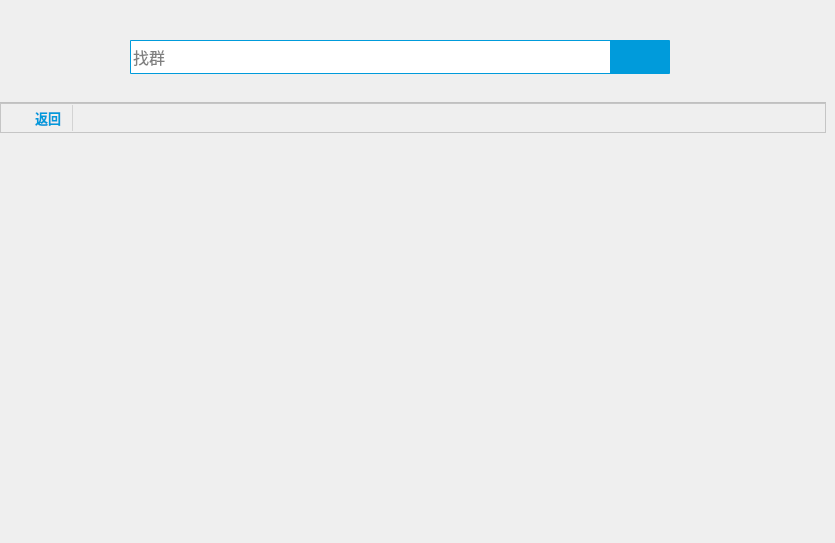
      <widget class="QWidget" name="findGroup_">
       <widget class="QLineEdit" name="lineEdit">
        <property name="geometry">
         <rect>
          <x>130</x>
          <y>40</y>
          <width>490</width>
          <height>34</height>
         </rect>
        </property>
        <property name="font">
         <font>
          <family>Adobe 黑体 Std R</family>
          <pointsize>12</pointsize>
         </font>
        </property>
        <property name="styleSheet">
         <string notr="true">QLineEdit{
border:1px solid rgb(0,155,219);
border-radius:1px
}</string>
        </property>
        <property name="placeholderText">
         <string>找群</string>
        </property>
       </widget>
       <widget class="QPushButton" name="pushButton">
        <property name="geometry">
         <rect>
          <x>610</x>
          <y>40</y>
          <width>60</width>
          <height>34</height>
         </rect>
        </property>
        <property name="cursor">
         <cursorShape>PointingHandCursor</cursorShape>
        </property>
        <property name="styleSheet">
         <string notr="true">QPushButton{
background-color:rgb(0, 155,219);
border:1px solid rgb(0, 155,219);
border-radius:1px;
image:url(:/images/searchImg.png)
}
QPushButton:hover:pressed {
      background-color:rgb(1, 108, 153)
  }
QPushButton:hover{
background-color:rgb(0, 139, 197)
}</string>
        </property>
        <property name="text">
         <string/>
        </property>
       </widget>
       <widget class="QLabel" name="label">
        <property name="geometry">
         <rect>
          <x>0</x>
          <y>102</y>
          <width>826</width>
          <height>1</height>
         </rect>
        </property>
        <property name="styleSheet">
         <string notr="true">QLabel{
border:1px solid rgb(192, 192, 192)
}</string>
        </property>
        <property name="text">
         <string/>
        </property>
       </widget>
       <widget class="QStackedWidget" name="stackedWidget">
        <property name="geometry">
         <rect>
          <x>0</x>
          <y>103</y>
          <width>826</width>
          <height>431</height>
         </rect>
        </property>
        <property name="autoFillBackground">
         <bool>false</bool>
        </property>
        <property name="currentIndex">
         <number>1</number>
        </property>
        <widget class="QWidget" name="page1"/>
        <widget class="QWidget" name="page2">
         <widget class="QFrame" name="frame3">
          <property name="geometry">
           <rect>
            <x>0</x>
            <y>0</y>
            <width>826</width>
            <height>30</height>
           </rect>
          </property>
          <property name="palette">
           <palette>
            <active>
             <colorrole role="Button">
              <brush brushstyle="SolidPattern">
               <color alpha="255">
                <red>255</red>
                <green>255</green>
                <blue>255</blue>
               </color>
              </brush>
             </colorrole>
             <colorrole role="Base">
              <brush brushstyle="SolidPattern">
               <color alpha="255">
                <red>255</red>
                <green>255</green>
                <blue>255</blue>
               </color>
              </brush>
             </colorrole>
             <colorrole role="Window">
              <brush brushstyle="SolidPattern">
               <color alpha="255">
                <red>255</red>
                <green>255</green>
                <blue>255</blue>
               </color>
              </brush>
             </colorrole>
            </active>
            <inactive>
             <colorrole role="Button">
              <brush brushstyle="SolidPattern">
               <color alpha="255">
                <red>255</red>
                <green>255</green>
                <blue>255</blue>
               </color>
              </brush>
             </colorrole>
             <colorrole role="Base">
              <brush brushstyle="SolidPattern">
               <color alpha="255">
                <red>255</red>
                <green>255</green>
                <blue>255</blue>
               </color>
              </brush>
             </colorrole>
             <colorrole role="Window">
              <brush brushstyle="SolidPattern">
               <color alpha="255">
                <red>255</red>
                <green>255</green>
                <blue>255</blue>
               </color>
              </brush>
             </colorrole>
            </inactive>
            <disabled>
             <colorrole role="Button">
              <brush brushstyle="SolidPattern">
               <color alpha="255">
                <red>255</red>
                <green>255</green>
                <blue>255</blue>
               </color>
              </brush>
             </colorrole>
             <colorrole role="Base">
              <brush brushstyle="SolidPattern">
               <color alpha="255">
                <red>255</red>
                <green>255</green>
                <blue>255</blue>
               </color>
              </brush>
             </colorrole>
             <colorrole role="Window">
              <brush brushstyle="SolidPattern">
               <color alpha="255">
                <red>255</red>
                <green>255</green>
                <blue>255</blue>
               </color>
              </brush>
             </colorrole>
            </disabled>
           </palette>
          </property>
          <property name="autoFillBackground">
           <bool>false</bool>
          </property>
          <property name="styleSheet">
           <string notr="true"/>
          </property>
          <property name="frameShape">
           <enum>QFrame::StyledPanel</enum>
          </property>
          <property name="frameShadow">
           <enum>QFrame::Raised</enum>
          </property>
          <widget class="QLabel" name="arrowForReturnLabel2">
           <property name="geometry">
            <rect>
             <x>15</x>
             <y>0</y>
             <width>20</width>
             <height>30</height>
            </rect>
           </property>
           <property name="cursor">
            <cursorShape>PointingHandCursor</cursorShape>
           </property>
           <property name="styleSheet">
            <string notr="true">QLabel{
image:url(:/images/arrowForReturn.png)
}</string>
           </property>
           <property name="text">
            <string/>
           </property>
          </widget>
          <widget class="QLabel" name="label5">
           <property name="geometry">
            <rect>
             <x>72</x>
             <y>2</y>
             <width>1</width>
             <height>26</height>
            </rect>
           </property>
           <property name="styleSheet">
            <string notr="true">QLabel{
border:1px solid lightgray
}</string>
           </property>
           <property name="text">
            <string/>
           </property>
          </widget>
          <widget class="QLabel" name="findGroupInfLabel2">
           <property name="geometry">
            <rect>
             <x>83</x>
             <y>0</y>
             <width>371</width>
             <height>30</height>
            </rect>
           </property>
           <property name="palette">
            <palette>
             <active>
              <colorrole role="Button">
               <brush brushstyle="SolidPattern">
                <color alpha="255">
                 <red>255</red>
                 <green>255</green>
                 <blue>255</blue>
                </color>
               </brush>
              </colorrole>
              <colorrole role="Base">
               <brush brushstyle="SolidPattern">
                <color alpha="255">
                 <red>255</red>
                 <green>255</green>
                 <blue>255</blue>
                </color>
               </brush>
              </colorrole>
              <colorrole role="Window">
               <brush brushstyle="SolidPattern">
                <color alpha="255">
                 <red>255</red>
                 <green>255</green>
                 <blue>255</blue>
                </color>
               </brush>
              </colorrole>
             </active>
             <inactive>
              <colorrole role="Button">
               <brush brushstyle="SolidPattern">
                <color alpha="255">
                 <red>255</red>
                 <green>255</green>
                 <blue>255</blue>
                </color>
               </brush>
              </colorrole>
              <colorrole role="Base">
               <brush brushstyle="SolidPattern">
                <color alpha="255">
                 <red>255</red>
                 <green>255</green>
                 <blue>255</blue>
                </color>
               </brush>
              </colorrole>
              <colorrole role="Window">
               <brush brushstyle="SolidPattern">
                <color alpha="255">
                 <red>255</red>
                 <green>255</green>
                 <blue>255</blue>
                </color>
               </brush>
              </colorrole>
             </inactive>
             <disabled>
              <colorrole role="Button">
               <brush brushstyle="SolidPattern">
                <color alpha="255">
                 <red>255</red>
                 <green>255</green>
                 <blue>255</blue>
                </color>
               </brush>
              </colorrole>
              <colorrole role="Base">
               <brush brushstyle="SolidPattern">
                <color alpha="255">
                 <red>255</red>
                 <green>255</green>
                 <blue>255</blue>
                </color>
               </brush>
              </colorrole>
              <colorrole role="Window">
               <brush brushstyle="SolidPattern">
                <color alpha="255">
                 <red>255</red>
                 <green>255</green>
                 <blue>255</blue>
                </color>
               </brush>
              </colorrole>
             </disabled>
            </palette>
           </property>
           <property name="text">
            <string/>
           </property>
          </widget>
          <widget class="QLabel" name="label6">
           <property name="geometry">
            <rect>
             <x>35</x>
             <y>0</y>
             <width>30</width>
             <height>30</height>
            </rect>
           </property>
           <property name="palette">
            <palette>
             <active>
              <colorrole role="WindowText">
               <brush brushstyle="SolidPattern">
                <color alpha="255">
                 <red>0</red>
                 <green>155</green>
                 <blue>219</blue>
                </color>
               </brush>
              </colorrole>
              <colorrole role="Button">
               <brush brushstyle="SolidPattern">
                <color alpha="255">
                 <red>255</red>
                 <green>255</green>
                 <blue>255</blue>
                </color>
               </brush>
              </colorrole>
              <colorrole role="Base">
               <brush brushstyle="SolidPattern">
                <color alpha="255">
                 <red>255</red>
                 <green>255</green>
                 <blue>255</blue>
                </color>
               </brush>
              </colorrole>
              <colorrole role="Window">
               <brush brushstyle="SolidPattern">
                <color alpha="255">
                 <red>255</red>
                 <green>255</green>
                 <blue>255</blue>
                </color>
               </brush>
              </colorrole>
             </active>
             <inactive>
              <colorrole role="WindowText">
               <brush brushstyle="SolidPattern">
                <color alpha="255">
                 <red>0</red>
                 <green>155</green>
                 <blue>219</blue>
                </color>
               </brush>
              </colorrole>
              <colorrole role="Button">
               <brush brushstyle="SolidPattern">
                <color alpha="255">
                 <red>255</red>
                 <green>255</green>
                 <blue>255</blue>
                </color>
               </brush>
              </colorrole>
              <colorrole role="Base">
               <brush brushstyle="SolidPattern">
                <color alpha="255">
                 <red>255</red>
                 <green>255</green>
                 <blue>255</blue>
                </color>
               </brush>
              </colorrole>
              <colorrole role="Window">
               <brush brushstyle="SolidPattern">
                <color alpha="255">
                 <red>255</red>
                 <green>255</green>
                 <blue>255</blue>
                </color>
               </brush>
              </colorrole>
             </inactive>
             <disabled>
              <colorrole role="WindowText">
               <brush brushstyle="SolidPattern">
                <color alpha="255">
                 <red>120</red>
                 <green>120</green>
                 <blue>120</blue>
                </color>
               </brush>
              </colorrole>
              <colorrole role="Button">
               <brush brushstyle="SolidPattern">
                <color alpha="255">
                 <red>255</red>
                 <green>255</green>
                 <blue>255</blue>
                </color>
               </brush>
              </colorrole>
              <colorrole role="Base">
               <brush brushstyle="SolidPattern">
                <color alpha="255">
                 <red>255</red>
                 <green>255</green>
                 <blue>255</blue>
                </color>
               </brush>
              </colorrole>
              <colorrole role="Window">
               <brush brushstyle="SolidPattern">
                <color alpha="255">
                 <red>255</red>
                 <green>255</green>
                 <blue>255</blue>
                </color>
               </brush>
              </colorrole>
             </disabled>
            </palette>
           </property>
           <property name="font">
            <font>
             <pointsize>10</pointsize>
             <weight>75</weight>
             <bold>true</bold>
            </font>
           </property>
           <property name="cursor">
            <cursorShape>PointingHandCursor</cursorShape>
           </property>
           <property name="text">
            <string>返回</string>
           </property>
          </widget>
         </widget>
        </widget>
        <widget class="QWidget" name="page"/>
       </widget>
      </widget>
